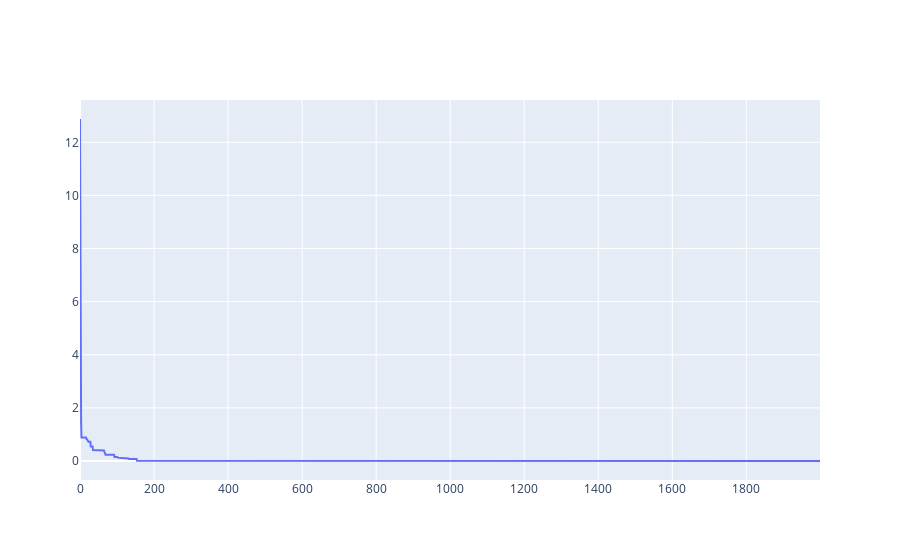

The cell this chart's notebook holds for it:
### Code cell
for _ in range(30):
    result, history = real_coded_genetic_algorithm(p2, p2_lb, p2_ub, 100, 2000, 0.8, 0.1, 0.5, 0.1, elitisim=True)
    best_individual, best_fitness = result
    results.append((result, history))

fitness_scores = [result[0][1] for result in results]



best = np.min(fitness_scores)
worst = np.max(fitness_scores)
mean = np.mean(fitness_scores)
std_dev = np.std(fitness_scores)
median = np.median(fitness_scores)

import pandas as pd

# create a dataframe to display the results
stats_df = pd.DataFrame({
    'Statistic': ['Best', 'Worst', 'Mean', 'Standard Deviation', 'Median'],
    'Value': [best, worst, mean, std_dev, median]
})

best_index = fitness_scores.index(best)
best_history = results[best_index][1]
print(best_history)

fig = go.Figure()

fig.add_trace(go.Scatter(y=best_history, mode='lines'))
fig.show()

### Figure 1 — Plotly figure (JSON) as saved in the notebook; plotly's stock layout.template omitted (floating-point values rounded to 4 significant figures; data arrays with more than 128 entries replaced by an {"elided": "..."} marker saying what was removed)
{"data": [{"mode": "lines", "type": "scatter", "y": {"elided": "2000 float values"}}], "layout": {}}
